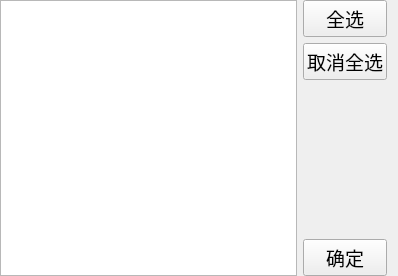
<?xml version="1.0" encoding="UTF-8"?>
<ui version="4.0">
 <class>ShareFile</class>
 <widget class="QWidget" name="ShareFile">
  <property name="geometry">
   <rect>
    <x>0</x>
    <y>0</y>
    <width>398</width>
    <height>276</height>
   </rect>
  </property>
  <property name="windowTitle">
   <string>Form</string>
  </property>
  <layout class="QGridLayout" name="gridLayout">
   <property name="leftMargin">
    <number>0</number>
   </property>
   <property name="topMargin">
    <number>0</number>
   </property>
   <property name="bottomMargin">
    <number>0</number>
   </property>
   <item row="0" column="0">
    <widget class="QListWidget" name="friend_LW">
     <property name="selectionMode">
      <enum>QAbstractItemView::MultiSelection</enum>
     </property>
    </widget>
   </item>
   <item row="0" column="1">
    <layout class="QVBoxLayout" name="verticalLayout">
     <item>
      <widget class="QPushButton" name="allSelect_PB">
       <property name="font">
        <font>
         <family>Arial</family>
         <pointsize>14</pointsize>
        </font>
       </property>
       <property name="text">
        <string>全选</string>
       </property>
      </widget>
     </item>
     <item>
      <widget class="QPushButton" name="cancelAllSelect_PB">
       <property name="font">
        <font>
         <family>Arial</family>
         <pointsize>14</pointsize>
        </font>
       </property>
       <property name="text">
        <string>取消全选</string>
       </property>
      </widget>
     </item>
     <item>
      <spacer name="verticalSpacer">
       <property name="orientation">
        <enum>Qt::Vertical</enum>
       </property>
       <property name="sizeHint" stdset="0">
        <size>
         <width>58</width>
         <height>118</height>
        </size>
       </property>
      </spacer>
     </item>
     <item>
      <widget class="QPushButton" name="ok_PB">
       <property name="font">
        <font>
         <family>Arial</family>
         <pointsize>14</pointsize>
        </font>
       </property>
       <property name="text">
        <string>确定</string>
       </property>
      </widget>
     </item>
    </layout>
   </item>
  </layout>
 </widget>
 <resources/>
 <connections/>
</ui>
